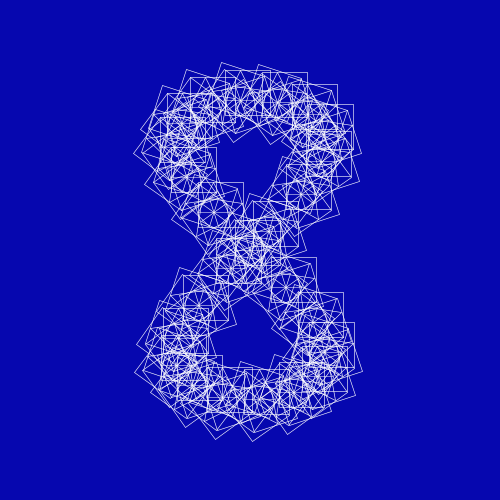
Frame 1 (no input)
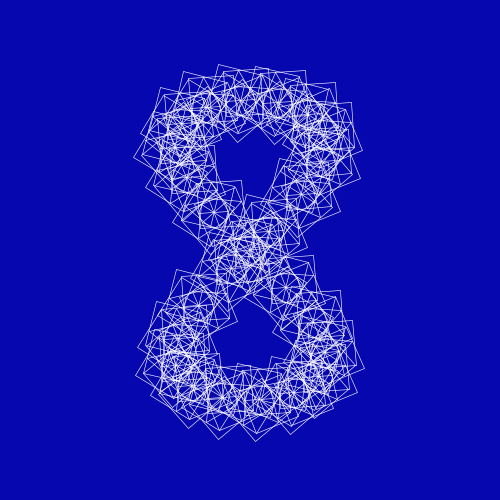
Frame 60 (the mouse pressed at the canvas centre just before this capture)
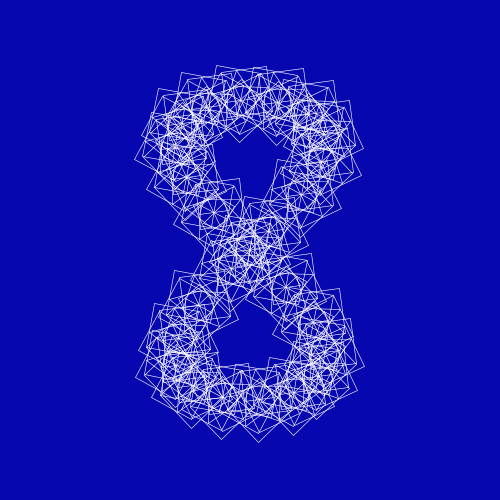
Frame 120 (the mouse held since frame 60 and released just before this capture)

The Processing sketch that drew these frames (run headless with seeded random() and noise(); from frame 60 on, the mouse is pressed at the canvas centre):

// Processing sketch: sketch_08122017
// ── sketch_08122017.pde
int total = 25;

Flocon[] flocon = new Flocon[total];

void setup(){
  size(500,500);
  smooth();
  noFill();
  strokeWeight(2);
  for(int i = 0; i < total; i++){
    flocon[i] = new Flocon();
  }
}

void draw(){
  background(6,7,175);
  translate(width/2, height/2);
  for(int i = 0; i < total; i++){
    float angle = map(i,0, total, 0, TWO_PI);
    float x = 150 * cos(angle) * sin(angle);
    float y = 150 * sin(angle);
    pushMatrix();
    translate(x,y);
    flocon[i].display();
    popMatrix();
  }
}
// ── Flocon.pde
class Flocon{
  float r = 0;
  float speed = 0.02;
  Flocon(){
  
  }
  
  void display(){
    stroke(255);
    pushMatrix();
    scale(0.3);
    rotate(r);
      for(int i = 0; i < 5; i++){
        float angle = map(i, 0, 5, 0, TWO_PI);
        pushMatrix();
        rotate(angle);
        rect(-50,-100,150,150);
        triangle(0,-100,50,0,-50,0);
        popMatrix();
      }
    popMatrix();
    r+=speed;
  }
}
